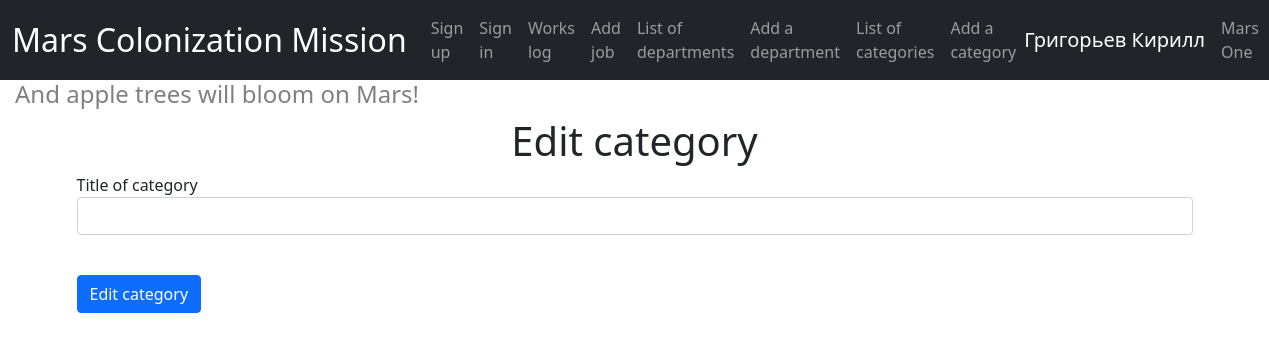
/edit_category/1 (signed in), run on an earlier commit of the app's database.
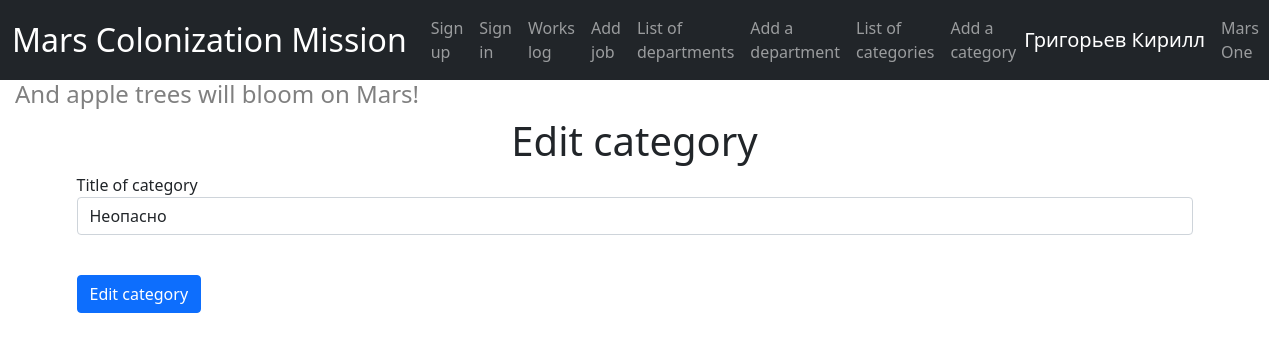
And on a later commit of the database.
### data/categories.py (models this page shows)
class Category(SqlAlchemyBase, SerializerMixin):
    __tablename__ = 'categories'
    id = sqlalchemy.Column(sqlalchemy.Integer, primary_key=True, autoincrement=True)
    title = sqlalchemy.Column(sqlalchemy.String, nullable=False)

### app.py (the view)
@app.route('/edit_category/<int:id>', methods=['GET', 'POST'])
@login_required
def edit_category(id):
    form = EditCategory()
    category = db_sess.query(Category).get(id)
    if request.method == "GET":
        if category:
            form.title.data = category.title
    if form.validate_on_submit():
        if category:
            category.title = form.title.data
            db_sess.commit()
            return redirect('/categories')
    return render_template('edit_category.html', title='Editing category', form=form)

### forms/edit_category.py
class EditCategory(FlaskForm):
    title = StringField('Title of category', validators=[DataRequired()])
    submit = SubmitField('Edit category')

### app.py (called while the page is built)
@login_manager.user_loader
def load_user(user_id):
    return db_sess.query(User).get(user_id)

### templates/edit_category.html (shortened to what this page needs)
{% extends "base.html" %} {% block content %}
    <div class="container">
        <h1>Edit category</h1>
        <form method="post">
            <p>
                {{ form.title.label }}<br>
                {{ form.title(class="form-control") }}<br>
            </p>
            <p>{{ form.submit(type="submit", class="btn btn-primary") }}</p>
        </form>
    </div>
{% endblock %}

What changed in the data, as far as the page shows it:
added Category: title "Неопасно"
